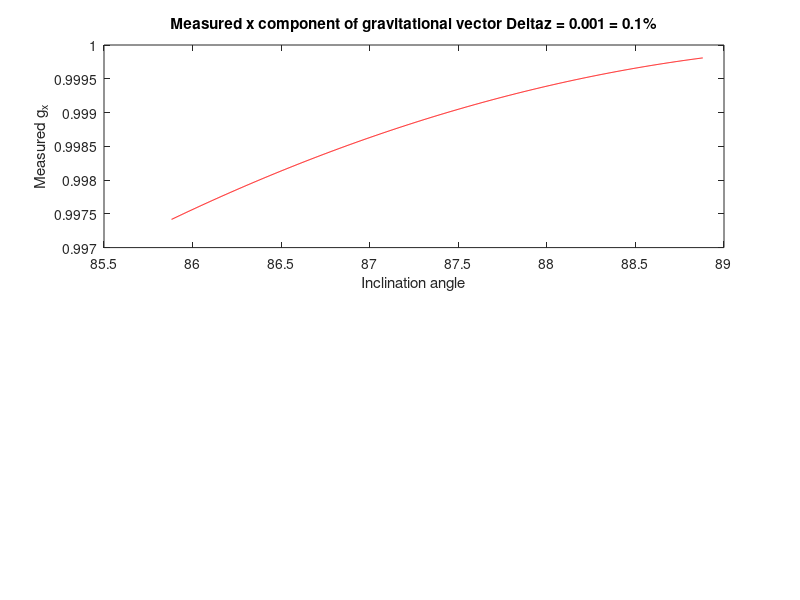

Here is the MATLAB script that generated this plot: (Note: this script raises an error after producing the figure.)
alpha = 0.001
angdeg = 88;
ang = deg2rad(angdeg);

z1 = sin(ang);
z2 = sin(ang) - alpha;

x1 = asin(z1);
x2 = asin(z2);

z3 = cos(x1);
z4 = cos(x2);

xrange = [rad2deg(x2)*0.99, rad2deg(x1)*1.01];


x4 = linspace(x2*0.99, x1*1.01,1000);
y41 = sin(x4); 
y42 = cos(x4);
x4_plot = rad2deg(x4);

figure();
subplot(2, 1, 1)
plot(x4_plot,y41,Color='red');
xlabel("Inclination angle");
ylabel("Measured g_x");
title("Measured x component of gravitational vector \Deltaz = 0.001 = 0.1%")
yline(z1);
yline(z2);
xline(rad2deg(x1));
xline(rad2deg(x2));
xlim(xrange);
ylim([z1-0.02, 1+0.02])


subplot(2, 1, 2)
plot(x4_plot,y42,Color='blue');
xlabel("Inclination angle");
ylabel("Calculated \theta_z");
title("Calculated z component of gravitational vector \Deltaz = 0.0218 = 2.2%")
yline(z3);
yline(z4);
xline(rad2deg(x1));
xline(rad2deg(x2));
xlim(xrange);
ylim([z3-0.01, z3 + 0.03])




